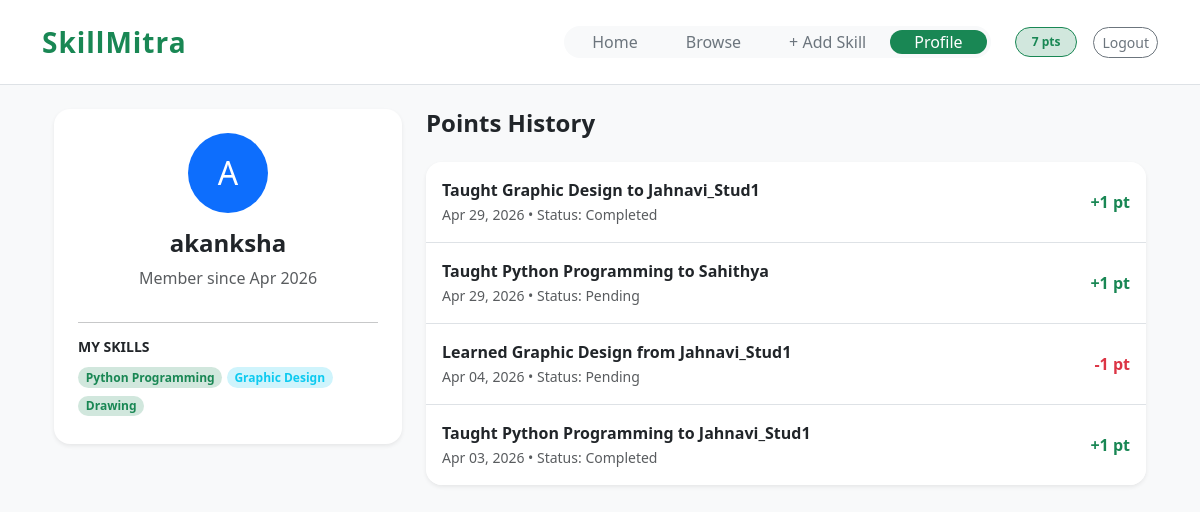
/profile/ (signed in), run on the app's committed database.
### core/models.py (models this page shows, shortened)
class Profile(models.Model):
    user = models.OneToOneField(User, on_delete=models.CASCADE)
    points = models.IntegerField(default=5) # Starting points

class UserSkill(models.Model):
    user = models.ForeignKey(User, on_delete=models.CASCADE)
    skill = models.ForeignKey(Skill, on_delete=models.CASCADE)
    is_offering = models.BooleanField(default=True) # True=Teach, False=Learn

class Skill(models.Model):
    name = models.CharField(max_length=100, unique=True)
    category = models.CharField(max_length=50, default='Other')

class ExchangeRequest(models.Model):
    STATUS_CHOICES = [
        ('pending', 'Pending'),
        ('accepted', 'Accepted'),
        ('completed', 'Completed')
    ]
    sender = models.ForeignKey(User, related_name="sent_requests", on_delete=models.CASCADE)
    receiver = models.ForeignKey(User, related_name="received_requests", on_delete=models.CASCADE)
    skill = models.ForeignKey(Skill, on_delete=models.CASCADE)
    status = models.CharField(max_length=20, choices=STATUS_CHOICES, default='pending')
    meeting_link = models.URLField(blank=True, null=True, help_text="Paste Google Meet/Zoom link here")
    created_at = models.DateTimeField(auto_now_add=True)

### core/views.py (the view)
# urls.py: path('profile/', views.my_profile, name='my_profile'),  # Your personal profile/history
@login_required
def my_profile(request):
    user = request.user
    my_skills = UserSkill.objects.filter(user=user).select_related('skill')
    history = ExchangeRequest.objects.filter(
        Q(sender=user) | Q(receiver=user)
    ).order_by('-created_at')
    return render(request, 'core/profile.html', {
        'my_skills': my_skills,
        'history': history
    })

### core/templates/core/profile.html
{% extends 'core/base.html' %}
{% block content %}
<div class="container">
    <div class="row">
        <div class="col-md-4">
            <div class="card shadow-sm rounded-4 p-4 text-center">
                <div class="bg-primary text-white rounded-circle d-inline-block p-3 mb-3 mx-auto" style="width: 80px; height: 80px; font-size: 2rem;">
                    {{ request.user.username|first|upper }}
                </div>
                <h4 class="fw-bold">{{ request.user.username }}</h4>
                <p class="text-muted">Member since {{ request.user.date_joined|date:"M Y" }}</p>
                <hr>
                <div class="text-start">
                    <h6 class="fw-bold small text-uppercase">My Skills</h6>
                    {% for uskill in my_skills %}
                        <span class="badge {% if uskill.is_offering %}bg-success-subtle text-success{% else %}bg-info-subtle text-info{% endif %} rounded-pill mb-1">
                            {{ uskill.skill.name }}
                        </span>
                    {% endfor %}
                </div>
            </div>
        </div>
        <div class="col-md-8">
            <h4 class="fw-bold mb-4">Points History</h4>
            <div class="card shadow-sm rounded-4 overflow-hidden">
                <div class="list-group list-group-flush">
                    {% for item in history %}
                        <div class="list-group-item d-flex justify-content-between align-items-center py-3">
                            <div>
                                <p class="mb-0 fw-bold">
                                    {% if item.sender == request.user %}
                                        Learned {{ item.skill.name }} from {{ item.receiver.username }}
                                    {% else %}
                                        Taught {{ item.skill.name }} to {{ item.sender.username }}
                                    {% endif %}
                                </p>
                                <small class="text-muted">{{ item.created_at|date:"M d, Y" }} • Status: {{ item.status|title }}</small>
                            </div>
                            <span class="fw-bold {% if item.sender == request.user %}text-danger{% else %}text-success{% endif %}">
                                {% if item.sender == request.user %}-1 pt{% else %}+1 pt{% endif %}
                            </span>
                        </div>
                    {% empty %}
                        <div class="p-5 text-center text-muted">No activity yet. Start teaching or learning!</div>
                    {% endfor %}
                </div>
            </div>
        </div>
    </div>
</div>
{% endblock %}

### core/templates/core/base.html (shortened to what this page needs)
<!DOCTYPE html>
<html lang="en">
<head>
    <link href="https://cdn.jsdelivr.net/npm/bootstrap@5.3.0/dist/css/bootstrap.min.css" rel="stylesheet">
</head>
<body>
    <nav class="navbar navbar-expand-lg navbar-light bg-white border-bottom py-3 sticky-top">
        <div class="container">
            <a class="navbar-brand fw-bold fs-3 text-success" href="{% url 'dashboard' %}">SkillMitra</a>
            <div class="d-flex align-items-center">
                <div class="nav-pills d-flex bg-light rounded-pill p-1 me-4">
                    <a class="nav-link rounded-pill px-4 {% if request.resolver_match.url_name == 'dashboard' %}active{% endif %}"
                       href="{% url 'dashboard' %}">Home</a>
                    <a class="nav-link rounded-pill px-4 {% if request.resolver_match.url_name == 'browse' %}active{% endif %}"
                       href="{% url 'browse' %}">Browse</a>
                    <a class="nav-link rounded-pill px-4 {% if request.resolver_match.url_name == 'add_skill' %}active{% endif %}"
                       href="{% url 'add_skill' %}">+ Add Skill</a>
                    <a class="nav-link rounded-pill px-4 {% if request.resolver_match.url_name == 'my_profile' %}active{% endif %}"
                       href="{% url 'my_profile' %}">Profile</a>
                </div>
                <span class="badge bg-success-subtle text-success border border-success px-3 py-2 rounded-pill me-3">
                    {{ user.profile.points }} pts
                </span>
                {% if user.is_authenticated %}
                <form action="{% url 'logout' %}" method="post" class="d-inline">
                    <button type="submit" class="btn btn-outline-secondary btn-sm rounded-pill">Logout</button>
                </form>
                {% endif %}
            </div>
        </div>
    </nav>
    <div class="container mt-4">
        {% block content %}{% endblock %}
    </div>
</body>
</html>

### core/templates/core/base.html (style rules this page uses)
body { background-color: #f8f9fa; font-family: 'Segoe UI', Tahoma, Geneva, Verdana, sans-serif; }
.navbar-brand { font-weight: bold; letter-spacing: 1px; }
.card { border: none; border-radius: 12px; transition: 0.3s; }
.nav-pills .nav-link { color: #6c757d; font-weight: 500; }
.nav-pills .nav-link.active { background-color: #198754 !important; color: white !important; }

### data on the page
UserSkill: skill.name "Python Programming"
UserSkill: skill.name "Graphic Design"
UserSkill: skill.name "Drawing"
ExchangeRequest: skill.name "Graphic Design", sender.username "Jahnavi_Stud1", created_at "Apr 29, 2026", status "Completed", shows "+1 pt"
ExchangeRequest: skill.name "Python Programming", sender.username "Sahithya", created_at "Apr 29, 2026", status "Pending", shows "+1 pt"
ExchangeRequest: skill.name "Graphic Design", receiver.username "Jahnavi_Stud1", created_at "Apr 04, 2026", status "Pending", shows "-1 pt"
ExchangeRequest: skill.name "Python Programming", sender.username "Jahnavi_Stud1", created_at "Apr 03, 2026", status "Completed", shows "+1 pt"

### other printed values
{{ user.profile.points }} "7"
{{ request.user.username|first|upper }} "A"
{{ request.user.username }} "akanksha"
{{ request.user.date_joined|date:"M Y" }} "Apr 2026"
